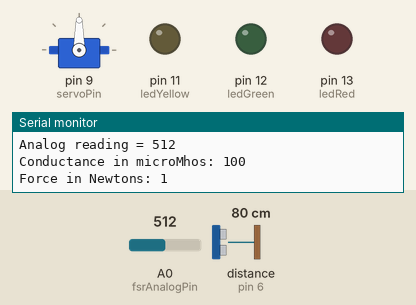
Simulated run of this sketch. Board: Arduino Uno, built with avr-gcc and run on an emulated ATmega328P. Shown: servo, output pins drawn as LEDs (lit = HIGH), the last lines printed to the serial monitor. Wiring (inferred from the names in the program): ultrasonic range finder: trigger pin 6; echo pin 6. Inputs (shaded band) come from the test bench; at power-on: distance to the obstacle (sensor on pin 6) 80 cm, A0 (fsrAnalogPin) = 512. The echo pulse lasts 58.3 µs per cm.

Above: at 1.8 s.
1.9 s: distance to the obstacle (sensor on pin 6) set to 120 cm
At 6.3 s:
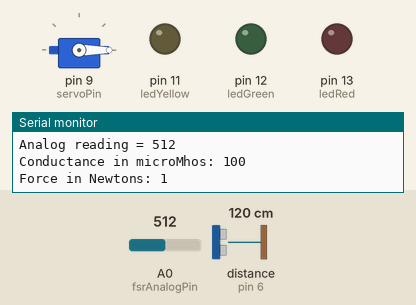
14.0 s: A0 (fsrAnalogPin) set to 764
18.0 s: A0 (fsrAnalogPin) set to 791
At 20.9 s:
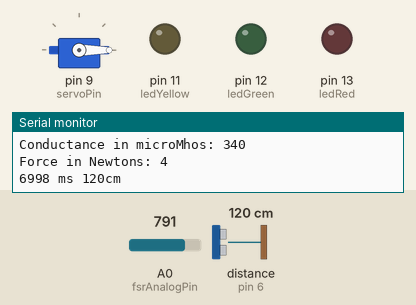
22.0 s: distance to the obstacle (sensor on pin 6) set to 102 cm
26.0 s: distance to the obstacle (sensor on pin 6) set to 95 cm
At 28.1 s:
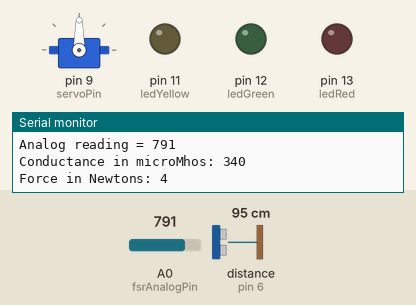
Timing chart, 0 to 41.8 s (numbered marks = the images above; inputs shaded):
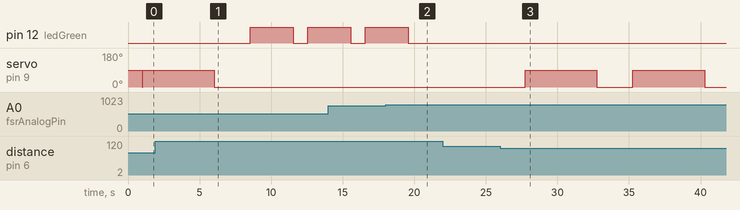

The sketch:

smartbin.ino
```cpp
#include <Servo.h>

Servo myservo;
// Define the servo pin:
#define servoPin 9
int angle = 0;
const int fsrAnalogPin = 0;
int fsrReading;
const int pingPin = 6;
int ledGreen = 12;
int ledYellow = 11;
int ledRed = 13;
const int Minimum = 4.905;
const int Maximum = 9.81;
const int Threshold = 9.00;
int fsrVoltage;
unsigned long fsrResistance;
unsigned long fsrConductance;
long fsrForce;

void setup()
{
pinMode(ledGreen, OUTPUT);
pinMode(ledRed, OUTPUT);
pinMode(ledYellow, OUTPUT);
myservo.attach(servoPin);
pinMode(fsrAnalogPin, INPUT);
Serial.begin(9600);
}

void loop()
{
long duration, cm;

  pinMode(pingPin, OUTPUT);
  digitalWrite(pingPin, LOW);
  delayMicroseconds(2);
  digitalWrite(pingPin, HIGH);
  delayMicroseconds(5);
  digitalWrite(pingPin, LOW);

  pinMode(pingPin, INPUT);
  duration = pulseIn(pingPin, HIGH);


  cm = microsecondsToCentimeters(duration);

  Serial.print(duration);
  Serial.print(" ms ");
  Serial.print(cm);
  Serial.print("cm");
  Serial.println();

  delay(1000);
fsrReading = analogRead(fsrAnalogPin);
Serial.print("Analog reading = ");
Serial.println(fsrReading);

if (100 < cm && cm < 300){
    myservo.write(0);
    fsrReading = analogRead(fsrAnalogPin);
    fsrVoltage = map(fsrReading, 0, 1023, 0, 5000);
		if (fsrVoltage == 0){
        Serial.println("No pressure");
        }
        else {
        fsrResistance = 5000 - fsrVoltage;     // fsrVoltage is in millivolts so 5V = 5000mV
        fsrResistance *= 10000;                // 10K resistor
        fsrResistance /= fsrVoltage;
        fsrConductance = 1000000;           // we measure in micromhos so
        fsrConductance /= fsrResistance;
        Serial.print("Conductance in microMhos: ");
        Serial.println(fsrConductance);
        if (fsrConductance <= 1000)
        {
        fsrForce = fsrConductance / 80;
        Serial.print("Force in Newtons: ");
        Serial.println(fsrForce);}
        }

        if (fsrForce < Minimum)
        {
            digitalWrite(ledYellow, LOW);
            digitalWrite(ledRed, LOW);
            digitalWrite(ledGreen, HIGH);
            delay(3000);
            digitalWrite(ledGreen, LOW);
        }
        else if (Minimum < fsrForce && fsrForce < Maximum)
        {
            digitalWrite(ledGreen, LOW);
            digitalWrite(ledRed, LOW);
            digitalWrite(ledYellow, HIGH);
            delay(3000);
            digitalWrite(ledYellow, LOW);
        }
        else if (fsrForce > Maximum)
        {
            digitalWrite(ledYellow, LOW);
            digitalWrite(ledGreen, LOW);
            digitalWrite(ledRed, HIGH);
            delay(3000);
            digitalWrite(ledRed, LOW);
        }
}
else if (0 < cm && cm < 100)
    {
      myservo.write(0);
    fsrReading = analogRead(fsrAnalogPin);
    fsrVoltage = map(fsrReading, 0, 1023, 0, 5000);
		if (fsrVoltage == 0){
        Serial.println("No pressure");
        }
        else {
        fsrResistance = 5000 - fsrVoltage;     // fsrVoltage is in millivolts so 5V = 5000mV
        fsrResistance *= 10000;                // 10K resistor
        fsrResistance /= fsrVoltage;
        fsrConductance = 1000000;           // we measure in micromhos so
        fsrConductance /= fsrResistance;
        Serial.print("Conductance in microMhos: ");
        Serial.println(fsrConductance);
        if (fsrConductance <= 1000)
        {
        fsrForce = fsrConductance / 80;
        Serial.print("Force in Newtons: ");
        Serial.println(fsrForce);}
        }
        if (fsrForce < Threshold)
        {
            digitalWrite(ledYellow, LOW);
            digitalWrite(ledRed, LOW);
            digitalWrite(ledGreen, LOW);

            myservo.write(90);
            delay(5000);
            myservo.write(0);
            delay(1500);
        }
        else if (fsrForce > Threshold)
        {
          myservo.write(0);
            digitalWrite(ledGreen, LOW);
            digitalWrite(ledYellow, LOW);
            digitalWrite(ledRed, HIGH);
            delay(1000);
            digitalWrite(ledRed, LOW);
            digitalWrite(ledRed, HIGH);
            delay(1000);
            digitalWrite(ledRed, LOW);
        }
    }
    else{
        myservo.write(0);
    }
}

long microsecondsToCentimeters(long microseconds)
{
  // The speed of sound is 340 m/s or 29 microseconds per centimeter.
  // The ping travels out and back, so to find the distance of the
  // object we take half of the distance travelled.
return microseconds / 29 / 2;
}
```

Measured:
- the behaviour switches between 100 and 99 cm on distance to the obstacle (sensor on pin 6) (found by bisection; images 2 and 3)
- after the input at 1.9 s, pin 12 (ledGreen): LOW → HIGH after 6.6 s, → LOW 3.0 s later, → HIGH 1.0 s later; servo on pin 9 (servoPin): goes on until 6.0 s, then stays 0°
- after the input at 18.0 s, pin 12 (ledGreen): goes on until 19.6 s, then stays LOW
- after the input at 26.0 s, servo on pin 9 (servoPin): alternates 90° for 5.0 s and 0° for 2.5 s, starting after 1.8 s
